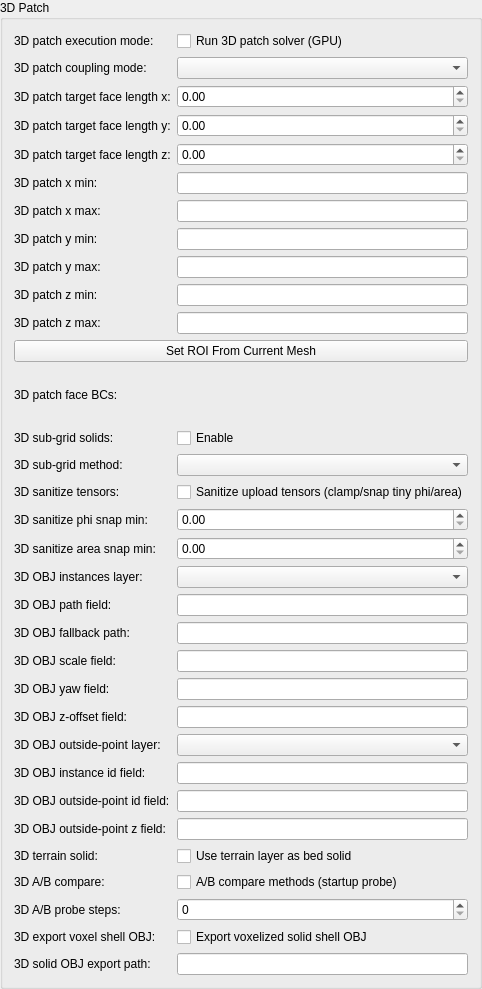
                  <widget class="QGroupBox" name="patch_3d_group">
                    <property name="title">
                      <string>3D Patch</string>
                    </property>
                    <layout class="QFormLayout" name="patch_3d_form">
                      <item row="0" column="0">
                        <widget class="QLabel" name="experimental_3d_mode_lbl">
                          <property name="text">
                            <string>3D patch execution mode:</string>
                          </property>
                        </widget>
                      </item>
                      <item row="0" column="1">
                        <widget class="QCheckBox" name="experimental_3d_mode_chk">
                          <property name="text">
                            <string>Run 3D patch solver (GPU)</string>
                          </property>
                        </widget>
                      </item>
                      <item row="1" column="0">
                        <widget class="QLabel" name="experimental_3d_coupling_mode_lbl">
                          <property name="text">
                            <string>3D patch coupling mode:</string>
                          </property>
                        </widget>
                      </item>
                      <item row="1" column="1">
                        <widget class="QComboBox" name="experimental_3d_coupling_mode_combo"/>
                      </item>
                      <item row="2" column="0">
                        <widget class="QLabel" name="experimental_3d_patch_face_len_x_lbl">
                          <property name="text">
                            <string>3D patch target face length x:</string>
                          </property>
                        </widget>
                      </item>
                      <item row="2" column="1">
                        <widget class="QDoubleSpinBox" name="experimental_3d_patch_face_len_x_spin"/>
                      </item>
                      <item row="3" column="0">
                        <widget class="QLabel" name="experimental_3d_patch_face_len_y_lbl">
                          <property name="text">
                            <string>3D patch target face length y:</string>
                          </property>
                        </widget>
                      </item>
                      <item row="3" column="1">
                        <widget class="QDoubleSpinBox" name="experimental_3d_patch_face_len_y_spin"/>
                      </item>
                      <item row="4" column="0">
                        <widget class="QLabel" name="experimental_3d_patch_face_len_z_lbl">
                          <property name="text">
                            <string>3D patch target face length z:</string>
                          </property>
                        </widget>
                      </item>
                      <item row="4" column="1">
                        <widget class="QDoubleSpinBox" name="experimental_3d_patch_face_len_z_spin"/>
                      </item>
                      <item row="5" column="0">
                        <widget class="QLabel" name="experimental_3d_patch_xmin_lbl">
                          <property name="text">
                            <string>3D patch x min:</string>
                          </property>
                        </widget>
                      </item>
                      <item row="5" column="1">
                        <widget class="QLineEdit" name="experimental_3d_patch_xmin_edit"/>
                      </item>
                      <item row="6" column="0">
                        <widget class="QLabel" name="experimental_3d_patch_xmax_lbl">
                          <property name="text">
                            <string>3D patch x max:</string>
                          </property>
                        </widget>
                      </item>
                      <item row="6" column="1">
                        <widget class="QLineEdit" name="experimental_3d_patch_xmax_edit"/>
                      </item>
                      <item row="7" column="0">
                        <widget class="QLabel" name="experimental_3d_patch_ymin_lbl">
                          <property name="text">
                            <string>3D patch y min:</string>
                          </property>
                        </widget>
                      </item>
                      <item row="7" column="1">
                        <widget class="QLineEdit" name="experimental_3d_patch_ymin_edit"/>
                      </item>
                      <item row="8" column="0">
                        <widget class="QLabel" name="experimental_3d_patch_ymax_lbl">
                          <property name="text">
                            <string>3D patch y max:</string>
                          </property>
                        </widget>
                      </item>
                      <item row="8" column="1">
                        <widget class="QLineEdit" name="experimental_3d_patch_ymax_edit"/>
                      </item>
                      <item row="9" column="0">
                        <widget class="QLabel" name="experimental_3d_patch_zmin_lbl">
                          <property name="text">
                            <string>3D patch z min:</string>
                          </property>
                        </widget>
                      </item>
                      <item row="9" column="1">
                        <widget class="QLineEdit" name="experimental_3d_patch_zmin_edit"/>
                      </item>
                      <item row="10" column="0">
                        <widget class="QLabel" name="experimental_3d_patch_zmax_lbl">
                          <property name="text">
                            <string>3D patch z max:</string>
                          </property>
                        </widget>
                      </item>
                      <item row="10" column="1">
                        <widget class="QLineEdit" name="experimental_3d_patch_zmax_edit"/>
                      </item>
                      <item row="11" column="0" colspan="2">
                        <widget class="QPushButton" name="experimental_3d_patch_set_roi_btn">
                          <property name="text">
                            <string>Set ROI From Current Mesh</string>
                          </property>
                        </widget>
                      </item>
                      <item row="12" column="0" colspan="2">
                        <widget class="QLabel" name="experimental_3d_patch_hint_lbl">
                          <property name="wordWrap">
                            <bool>true</bool>
                          </property>
                        </widget>
                      </item>
                      <item row="13" column="0">
                        <widget class="QLabel" name="experimental_3d_patch_bc_lbl">
                          <property name="text">
                            <string>3D patch face BCs:</string>
                          </property>
                        </widget>
                      </item>
                      <item row="13" column="1">
                        <widget class="QWidget" name="experimental_3d_patch_bc_widget" native="true"/>
                      </item>
                      <item row="14" column="0" colspan="2">
                        <widget class="QLabel" name="experimental_3d_patch_bc_hint_lbl">
                          <property name="wordWrap">
                            <bool>true</bool>
                          </property>
                        </widget>
                      </item>
                      <item row="15" column="0">
                        <widget class="QLabel" name="experimental_3d_obj_solids_lbl">
                          <property name="text">
                            <string>3D sub-grid solids:</string>
                          </property>
                        </widget>
                      </item>
                      <item row="15" column="1">
                        <widget class="QCheckBox" name="experimental_3d_obj_solids_chk">
                          <property name="text">
                            <string>Enable</string>
                          </property>
                        </widget>
                      </item>
                      <item row="16" column="0">
                        <widget class="QLabel" name="experimental_3d_obj_method_lbl">
                          <property name="text">
                            <string>3D sub-grid method:</string>
                          </property>
                        </widget>
                      </item>
                      <item row="16" column="1">
                        <widget class="QComboBox" name="experimental_3d_obj_method_combo"/>
                      </item>
                      <item row="17" column="0">
                        <widget class="QLabel" name="experimental_3d_geom_sanitize_lbl">
                          <property name="text">
                            <string>3D sanitize tensors:</string>
                          </property>
                        </widget>
                      </item>
                      <item row="17" column="1">
                        <widget class="QCheckBox" name="experimental_3d_geom_sanitize_chk">
                          <property name="text">
                            <string>Sanitize upload tensors (clamp/snap tiny phi/area)</string>
                          </property>
                        </widget>
                      </item>
                      <item row="18" column="0">
                        <widget class="QLabel" name="experimental_3d_geom_phi_snap_lbl">
                          <property name="text">
                            <string>3D sanitize phi snap min:</string>
                          </property>
                        </widget>
                      </item>
                      <item row="18" column="1">
                        <widget class="QDoubleSpinBox" name="experimental_3d_geom_phi_snap_spin"/>
                      </item>
                      <item row="19" column="0">
                        <widget class="QLabel" name="experimental_3d_geom_area_snap_lbl">
                          <property name="text">
                            <string>3D sanitize area snap min:</string>
                          </property>
                        </widget>
                      </item>
                      <item row="19" column="1">
                        <widget class="QDoubleSpinBox" name="experimental_3d_geom_area_snap_spin"/>
                      </item>
                      <item row="20" column="0">
                        <widget class="QLabel" name="experimental_3d_obj_layer_lbl">
                          <property name="text">
                            <string>3D OBJ instances layer:</string>
                          </property>
                        </widget>
                      </item>
                      <item row="20" column="1">
                        <widget class="QComboBox" name="experimental_3d_obj_layer_combo"/>
                      </item>
                      <item row="21" column="0">
                        <widget class="QLabel" name="experimental_3d_obj_path_field_lbl">
                          <property name="text">
                            <string>3D OBJ path field:</string>
                          </property>
                        </widget>
                      </item>
                      <item row="21" column="1">
                        <widget class="QLineEdit" name="experimental_3d_obj_path_field_edit"/>
                      </item>
                      <item row="22" column="0">
                        <widget class="QLabel" name="experimental_3d_obj_default_path_lbl">
                          <property name="text">
                            <string>3D OBJ fallback path:</string>
                          </property>
                        </widget>
                      </item>
                      <item row="22" column="1">
                        <widget class="QLineEdit" name="experimental_3d_obj_default_path_edit"/>
                      </item>
                      <item row="23" column="0">
                        <widget class="QLabel" name="experimental_3d_obj_scale_field_lbl">
                          <property name="text">
                            <string>3D OBJ scale field:</string>
                          </property>
                        </widget>
                      </item>
                      <item row="23" column="1">
                        <widget class="QLineEdit" name="experimental_3d_obj_scale_field_edit"/>
                      </item>
                      <item row="24" column="0">
                        <widget class="QLabel" name="experimental_3d_obj_yaw_field_lbl">
                          <property name="text">
                            <string>3D OBJ yaw field:</string>
                          </property>
                        </widget>
                      </item>
                      <item row="24" column="1">
                        <widget class="QLineEdit" name="experimental_3d_obj_yaw_field_edit"/>
                      </item>
                      <item row="25" column="0">
                        <widget class="QLabel" name="experimental_3d_obj_z_offset_field_lbl">
                          <property name="text">
                            <string>3D OBJ z-offset field:</string>
                          </property>
                        </widget>
                      </item>
                      <item row="25" column="1">
                        <widget class="QLineEdit" name="experimental_3d_obj_z_offset_field_edit"/>
                      </item>
                      <item row="26" column="0">
                        <widget class="QLabel" name="experimental_3d_obj_inside_points_layer_lbl">
                          <property name="text">
                            <string>3D OBJ outside-point layer:</string>
                          </property>
                        </widget>
                      </item>
                      <item row="26" column="1">
                        <widget class="QComboBox" name="experimental_3d_obj_inside_points_layer_combo"/>
                      </item>
                      <item row="27" column="0">
                        <widget class="QLabel" name="experimental_3d_obj_instance_id_field_lbl">
                          <property name="text">
                            <string>3D OBJ instance id field:</string>
                          </property>
                        </widget>
                      </item>
                      <item row="27" column="1">
                        <widget class="QLineEdit" name="experimental_3d_obj_instance_id_field_edit"/>
                      </item>
                      <item row="28" column="0">
                        <widget class="QLabel" name="experimental_3d_obj_inside_id_field_lbl">
                          <property name="text">
                            <string>3D OBJ outside-point id field:</string>
                          </property>
                        </widget>
                      </item>
                      <item row="28" column="1">
                        <widget class="QLineEdit" name="experimental_3d_obj_inside_id_field_edit"/>
                      </item>
                      <item row="29" column="0">
                        <widget class="QLabel" name="experimental_3d_obj_inside_z_field_lbl">
                          <property name="text">
                            <string>3D OBJ outside-point z field:</string>
                          </property>
                        </widget>
                      </item>
                      <item row="29" column="1">
                        <widget class="QLineEdit" name="experimental_3d_obj_inside_z_field_edit"/>
                      </item>
                      <item row="30" column="0">
                        <widget class="QLabel" name="experimental_3d_obj_use_terrain_lbl">
                          <property name="text">
                            <string>3D terrain solid:</string>
                          </property>
                        </widget>
                      </item>
                      <item row="30" column="1">
                        <widget class="QCheckBox" name="experimental_3d_obj_use_terrain_chk">
                          <property name="text">
                            <string>Use terrain layer as bed solid</string>
                          </property>
                        </widget>
                      </item>
                      <item row="31" column="0">
                        <widget class="QLabel" name="experimental_3d_obj_ab_compare_lbl">
                          <property name="text">
                            <string>3D A/B compare:</string>
                          </property>
                        </widget>
                      </item>
                      <item row="31" column="1">
                        <widget class="QCheckBox" name="experimental_3d_obj_ab_compare_chk">
                          <property name="text">
                            <string>A/B compare methods (startup probe)</string>
                          </property>
                        </widget>
                      </item>
                      <item row="32" column="0">
                        <widget class="QLabel" name="experimental_3d_obj_ab_probe_steps_lbl">
                          <property name="text">
                            <string>3D A/B probe steps:</string>
                          </property>
                        </widget>
                      </item>
                      <item row="32" column="1">
                        <widget class="QSpinBox" name="experimental_3d_obj_ab_probe_steps_spin"/>
                      </item>
                      <item row="33" column="0">
                        <widget class="QLabel" name="experimental_3d_obj_export_obj_lbl">
                          <property name="text">
                            <string>3D export voxel shell OBJ:</string>
                          </property>
                        </widget>
                      </item>
                      <item row="33" column="1">
                        <widget class="QCheckBox" name="experimental_3d_obj_export_obj_chk">
                          <property name="text">
                            <string>Export voxelized solid shell OBJ</string>
                          </property>
                        </widget>
                      </item>
                      <item row="34" column="0">
                        <widget class="QLabel" name="experimental_3d_obj_export_obj_path_lbl">
                          <property name="text">
                            <string>3D solid OBJ export path:</string>
                          </property>
                        </widget>
                      </item>
                      <item row="34" column="1">
                        <widget class="QLineEdit" name="experimental_3d_obj_export_obj_path_edit"/>
                      </item>
                    </layout>
                  </widget>
